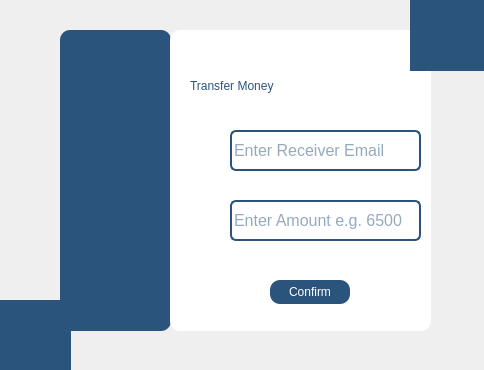
<?xml version="1.0" encoding="UTF-8"?>
<ui version="4.0">
 <class>TransferDialog</class>
 <widget class="QDialog" name="TransferDialog">
  <property name="geometry">
   <rect>
    <x>0</x>
    <y>0</y>
    <width>484</width>
    <height>370</height>
   </rect>
  </property>
  <property name="windowTitle">
   <string>Dialog</string>
  </property>
  <widget class="QLabel" name="label_11">
   <property name="geometry">
    <rect>
     <x>70</x>
     <y>130</y>
     <width>91</width>
     <height>91</height>
    </rect>
   </property>
   <property name="text">
    <string/>
   </property>
   <property name="pixmap">
    <pixmap resource="images.qrc">:/new/prefix1/images/wmremove-transformed.png</pixmap>
   </property>
   <property name="scaledContents">
    <bool>true</bool>
   </property>
  </widget>
  <widget class="QLabel" name="label_2">
   <property name="geometry">
    <rect>
     <x>180</x>
     <y>200</y>
     <width>41</width>
     <height>31</height>
    </rect>
   </property>
   <property name="styleSheet">
    <string notr="true">background-color: none;</string>
   </property>
   <property name="text">
    <string/>
   </property>
   <property name="pixmap">
    <pixmap resource="images.qrc">:/new/prefix1/images/transactions_17765304.png</pixmap>
   </property>
   <property name="scaledContents">
    <bool>true</bool>
   </property>
  </widget>
  <widget class="QLineEdit" name="amount_input">
   <property name="geometry">
    <rect>
     <x>230</x>
     <y>200</y>
     <width>191</width>
     <height>41</height>
    </rect>
   </property>
   <property name="font">
    <font>
     <family>Microsoft Sans Serif</family>
     <pointsize>12</pointsize>
    </font>
   </property>
   <property name="styleSheet">
    <string notr="true">QLineEdit{

background-color: rgb(255, 255, 255);
color:rgb(43, 84, 125);
border:2px solid rgb(43, 84, 125);
border-radius:6px;
}
QLineEdit:hover{
border:2px solid rgb(29, 61, 92);
background-color:rgb(226, 230, 235);
}
QLineEdit:focus{
border:2px solid rgb(0, 0, 119);
background-color:white;
outline:none;
}</string>
   </property>
   <property name="placeholderText">
    <string>Enter Amount e.g. 6500</string>
   </property>
  </widget>
  <widget class="QPushButton" name="transfer_confirmation_btn">
   <property name="geometry">
    <rect>
     <x>270</x>
     <y>280</y>
     <width>80</width>
     <height>24</height>
    </rect>
   </property>
   <property name="styleSheet">
    <string notr="true">QPushButton{
background-color:#2b547d;
color:white;
border-radius:10px;
padding:7px 14px;
}
QPushButton:hover{
background-color:rgb(41, 128, 185);
}
QPushButton:pressed{
background-color:rgb(31, 97, 141);
}</string>
   </property>
   <property name="text">
    <string>Confirm</string>
   </property>
  </widget>
  <widget class="QLabel" name="label_16">
   <property name="geometry">
    <rect>
     <x>10</x>
     <y>310</y>
     <width>51</width>
     <height>51</height>
    </rect>
   </property>
   <property name="text">
    <string/>
   </property>
   <property name="pixmap">
    <pixmap resource="images.qrc">:/new/prefix1/images/wmremove-transformed.png</pixmap>
   </property>
   <property name="scaledContents">
    <bool>true</bool>
   </property>
  </widget>
  <widget class="QLabel" name="label_3">
   <property name="geometry">
    <rect>
     <x>60</x>
     <y>30</y>
     <width>111</width>
     <height>301</height>
    </rect>
   </property>
   <property name="styleSheet">
    <string notr="true">border-radius:10px;
background-color:#2b547d;</string>
   </property>
   <property name="text">
    <string/>
   </property>
  </widget>
  <widget class="QLabel" name="label_8">
   <property name="geometry">
    <rect>
     <x>410</x>
     <y>-10</y>
     <width>81</width>
     <height>81</height>
    </rect>
   </property>
   <property name="styleSheet">
    <string notr="true">QLabel{
background-color:#2b547d;
}</string>
   </property>
   <property name="text">
    <string/>
   </property>
  </widget>
  <widget class="QLabel" name="label_17">
   <property name="geometry">
    <rect>
     <x>420</x>
     <y>10</y>
     <width>51</width>
     <height>51</height>
    </rect>
   </property>
   <property name="text">
    <string/>
   </property>
   <property name="pixmap">
    <pixmap resource="images.qrc">:/new/prefix1/images/wmremove-transformed.png</pixmap>
   </property>
   <property name="scaledContents">
    <bool>true</bool>
   </property>
  </widget>
  <widget class="QLabel" name="label_7">
   <property name="geometry">
    <rect>
     <x>-10</x>
     <y>300</y>
     <width>81</width>
     <height>91</height>
    </rect>
   </property>
   <property name="styleSheet">
    <string notr="true">QLabel{
background-color:#2b547d;
}</string>
   </property>
   <property name="text">
    <string/>
   </property>
  </widget>
  <widget class="QLabel" name="label_4">
   <property name="geometry">
    <rect>
     <x>170</x>
     <y>30</y>
     <width>261</width>
     <height>301</height>
    </rect>
   </property>
   <property name="styleSheet">
    <string notr="true">border-radius:10px;
background-color:white;</string>
   </property>
   <property name="text">
    <string/>
   </property>
  </widget>
  <widget class="QLabel" name="label">
   <property name="geometry">
    <rect>
     <x>190</x>
     <y>50</y>
     <width>211</width>
     <height>71</height>
    </rect>
   </property>
   <property name="styleSheet">
    <string notr="true">QLabel{
background-color:none;
font: 700 20pt &quot;Arial&quot;;
color:#2b547d;}</string>
   </property>
   <property name="text">
    <string>Transfer Money</string>
   </property>
  </widget>
  <widget class="QLineEdit" name="email_input">
   <property name="geometry">
    <rect>
     <x>230</x>
     <y>130</y>
     <width>191</width>
     <height>41</height>
    </rect>
   </property>
   <property name="font">
    <font>
     <family>Microsoft Sans Serif</family>
     <pointsize>12</pointsize>
    </font>
   </property>
   <property name="styleSheet">
    <string notr="true">QLineEdit{

background-color: rgb(255, 255, 255);
color:rgb(43, 84, 125);
border:2px solid rgb(43, 84, 125);
border-radius:6px;
}
QLineEdit:hover{
border:2px solid rgb(29, 61, 92);
background-color:rgb(226, 230, 235);
}
QLineEdit:focus{
border:2px solid rgb(0, 0, 119);
background-color:white;
outline:none;
}</string>
   </property>
   <property name="placeholderText">
    <string>Enter Receiver Email</string>
   </property>
  </widget>
  <widget class="QLabel" name="label_5">
   <property name="geometry">
    <rect>
     <x>180</x>
     <y>130</y>
     <width>31</width>
     <height>31</height>
    </rect>
   </property>
   <property name="styleSheet">
    <string notr="true">background-color: none;</string>
   </property>
   <property name="text">
    <string/>
   </property>
   <property name="pixmap">
    <pixmap resource="images.qrc">:/new/prefix1/images/download_4002349.png</pixmap>
   </property>
   <property name="scaledContents">
    <bool>true</bool>
   </property>
  </widget>
  <zorder>label_3</zorder>
  <zorder>label_4</zorder>
  <zorder>label_8</zorder>
  <zorder>label_7</zorder>
  <zorder>label_16</zorder>
  <zorder>label</zorder>
  <zorder>label_17</zorder>
  <zorder>label_11</zorder>
  <zorder>amount_input</zorder>
  <zorder>transfer_confirmation_btn</zorder>
  <zorder>email_input</zorder>
  <zorder>label_2</zorder>
  <zorder>label_5</zorder>
 </widget>
 <resources>
  <include location="images.qrc"/>
 </resources>
 <connections/>
</ui>
